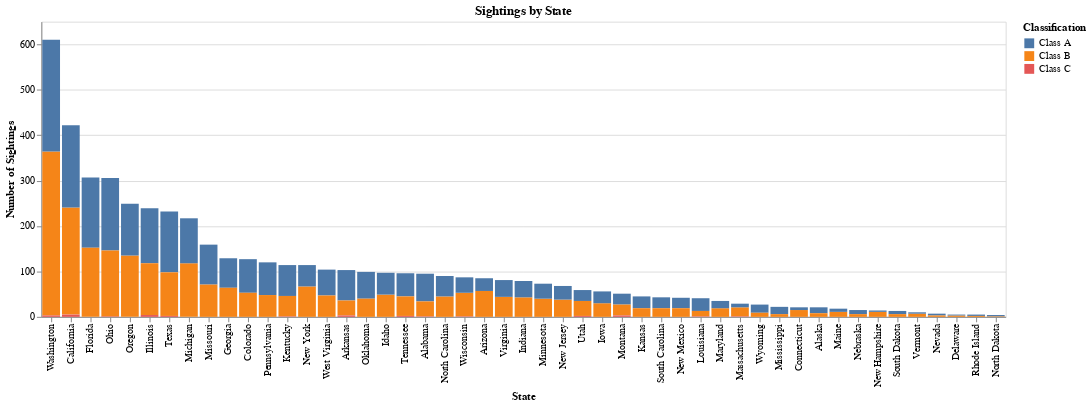

Here is the notebook cell this chart was saved with:
### Code cell
sightings_by_state = (
    reports
    .filter(pl.col("state").is_not_null())
    .groupby("state", "classification")
    .count()
    .sort(by="count", descending=True)
    .collect()
)


sightings_by_state_chart = (
    alt.Chart(sightings_by_state.to_pandas())
    .mark_bar()
    .encode(
        x=alt.X("state:N", title="State", sort="-y"),
        y=alt.Y("count:Q", title="Number of Sightings"),
        color=alt.Color("classification:N", title="Classification"),
        tooltip=alt.Tooltip("count:Q")
    )
    .properties(
        title="Sightings by State"
    )
)

sightings_by_state_chart

### Figure 1 — Vega-Lite specification as saved in the notebook (floating-point values rounded to 4 significant figures)
{"config": {"view": {"continuousWidth": 400, "continuousHeight": 300}}, "data": {"name": "data-d6b9b321767eafe0c4c32485ee9450c9"}, "mark": "bar", "encoding": {"color": {"field": "classification", "title": "Classification", "type": "nominal"}, "tooltip": {"field": "count", "type": "quantitative"}, "x": {"field": "state", "sort": "-y", "title": "State", "type": "nominal"}, "y": {"field": "count", "title": "Number of Sightings", "type": "quantitative"}}, "title": "Sightings by State", "$schema": "https://vega.github.io/schema/vega-lite/v4.17.0.json", "datasets": {"data-d6b9b321767eafe0c4c32485ee9450c9": [{"state": "Washington", "classification": "Class B", "count": 361}, {"state": "Washington", "classification": "Class A", "count": 246}, {"state": "California", "classification": "Class B", "count": 236}, {"state": "California", "classification": "Class A", "count": 181}, {"state": "Ohio", "classification": "Class A", "count": 160}, {"state": "Florida", "classification": "Class A", "count": 155}, {"state": "Florida", "classification": "Class B", "count": 152}, {"state": "Ohio", "classification": "Class B", "count": 145}, {"state": "Oregon", "classification": "Class B", "count": 135}, {"state": "Texas", "classification": "Class A", "count": 134}, {"state": "Illinois", "classification": "Class A", "count": 121}, {"state": "Michigan", "classification": "Class B", "count": 118}, {"state": "Illinois", "classification": "Class B", "count": 114}, {"state": "Oregon", "classification": "Class A", "count": 114}, {"state": "Michigan", "classification": "Class A", "count": 99}, {"state": "Texas", "classification": "Class B", "count": 96}, {"state": "Missouri", "classification": "Class A", "count": 88}, {"state": "Colorado", "classification": "Class A", "count": 74}, {"state": "Pennsylvania", "classification": "Class A", "count": 72}, {"state": "Missouri", "classification": "Class B", "count": 71}, {"state": "Kentucky", "classification": "Class A", "count": 68}, {"state": "New York", "classification": "Class B", "count": 67}, {"state": "Arkansas", "classification": "Class A", "count": 67}, {"state": "Georgia", "classification": "Class A", "count": 65}, {"state": "Georgia", "classification": "Class B", "count": 64}, {"state": "Alabama", "classification": "Class A", "count": 61}, {"state": "Oklahoma", "classification": "Class A", "count": 59}, {"state": "West Virginia", "classification": "Class A", "count": 57}, {"state": "Arizona", "classification": "Class B", "count": 57}, {"state": "Colorado", "classification": "Class B", "count": 53}, {"state": "Wisconsin", "classification": "Class B", "count": 52}, {"state": "Tennessee", "classification": "Class A", "count": 51}, {"state": "Idaho", "classification": "Class B", "count": 49}, {"state": "Idaho", "classification": "Class A", "count": 48}, {"state": "Pennsylvania", "classification": "Class B", "count": 48}, {"state": "New York", "classification": "Class A", "count": 47}, {"state": "West Virginia", "classification": "Class B", "count": 47}, {"state": "North Carolina", "classification": "Class B", "count": 45}, {"state": "North Carolina", "classification": "Class A", "count": 45}, {"state": "Kentucky", "classification": "Class B", "count": 45}, {"state": "Virginia", "classification": "Class B", "count": 44}, {"state": "Tennessee", "classification": "Class B", "count": 43}, {"state": "Indiana", "classification": "Class B", "count": 43}, {"state": "Oklahoma", "classification": "Class B", "count": 40}, {"state": "Minnesota", "classification": "Class B", "count": 40}, {"state": "New Jersey", "classification": "Class B", "count": 38}, {"state": "Virginia", "classification": "Class A", "count": 37}, {"state": "Indiana", "classification": "Class A", "count": 36}, {"state": "Wisconsin", "classification": "Class A", "count": 34}, {"state": "Utah", "classification": "Class B", "count": 33}, {"state": "Alabama", "classification": "Class B", "count": 33}, {"state": "Minnesota", "classification": "Class A", "count": 33}, {"state": "Arkansas", "classification": "Class B", "count": 33}, {"state": "Iowa", "classification": "Class B", "count": 30}, {"state": "New Jersey", "classification": "Class A", "count": 30}, {"state": "Arizona", "classification": "Class A", "count": 28}, {"state": "Louisiana", "classification": "Class A", "count": 28}, {"state": "Iowa", "classification": "Class A", "count": 26}, {"state": "Kansas", "classification": "Class A", "count": 26}, {"state": "Montana", "classification": "Class A", "count": 24}, {"state": "Utah", "classification": "Class A", "count": 24}, {"state": "Montana", "classification": "Class B", "count": 24}, {"state": "South Carolina", "classification": "Class A", "count": 24}, {"state": "New Mexico", "classification": "Class A", "count": 23}, {"state": "Massachusetts", "classification": "Class B", "count": 20}, {"state": "Maryland", "classification": "Class B", "count": 19}, {"state": "South Carolina", "classification": "Class B", "count": 19}, {"state": "New Mexico", "classification": "Class B", "count": 19}, {"state": "Kansas", "classification": "Class B", "count": 19}, {"state": "Wyoming", "classification": "Class A", "count": 18}, {"state": "Mississippi", "classification": "Class A", "count": 16}, {"state": "Maryland", "classification": "Class A", "count": 16}, {"state": "Connecticut", "classification": "Class B", "count": 15}, {"state": "Alaska", "classification": "Class A", "count": 13}, {"state": "Louisiana", "classification": "Class B", "count": 12}, {"state": "Maine", "classification": "Class B", "count": 11}, {"state": "New Hampshire", "classification": "Class B", "count": 11}, {"state": "Nebraska", "classification": "Class A", "count": 9}, {"state": "Wyoming", "classification": "Class B", "count": 9}, {"state": "Alaska", "classification": "Class B", "count": 8}, {"state": "Massachusetts", "classification": "Class A", "count": 8}, {"state": "Maine", "classification": "Class A", "count": 7}, {"state": "Vermont", "classification": "Class B", "count": 7}, {"state": "South Dakota", "classification": "Class A", "count": 7}, {"state": "Mississippi", "classification": "Class B", "count": 6}, {"state": "Nebraska", "classification": "Class B", "count": 6}, {"state": "Connecticut", "classification": "Class A", "count": 6}, {"state": "South Dakota", "classification": "Class B", "count": 6}, {"state": "California", "classification": "Class C", "count": 5}, {"state": "Nevada", "classification": "Class A", "count": 4}, {"state": "Illinois", "classification": "Class C", "count": 4}, {"state": "Nevada", "classification": "Class B", "count": 3}, {"state": "Delaware", "classification": "Class B", "count": 3}, {"state": "Montana", "classification": "Class C", "count": 3}, {"state": "Washington", "classification": "Class C", "count": 3}, {"state": "North Dakota", "classification": "Class A", "count": 3}, {"state": "New Hampshire", "classification": "Class A", "count": 3}, {"state": "Arkansas", "classification": "Class C", "count": 3}, {"state": "Rhode Island", "classification": "Class A", "count": 3}, {"state": "Vermont", "classification": "Class A", "count": 3}, {"state": "Utah", "classification": "Class C", "count": 2}, {"state": "Texas", "classification": "Class C", "count": 2}, {"state": "Delaware", "classification": "Class A", "count": 2}, {"state": "Tennessee", "classification": "Class C", "count": 2}, {"state": "Rhode Island", "classification": "Class B", "count": 2}, {"state": "Alabama", "classification": "Class C", "count": 1}, {"state": "Louisiana", "classification": "Class C", "count": 1}, {"state": "Ohio", "classification": "Class C", "count": 1}, {"state": "Wisconsin", "classification": "Class C", "count": 1}, {"state": "Massachusetts", "classification": "Class C", "count": 1}, {"state": "Kentucky", "classification": "Class C", "count": 1}, {"state": "North Dakota", "classification": "Class B", "count": 1}]}}
